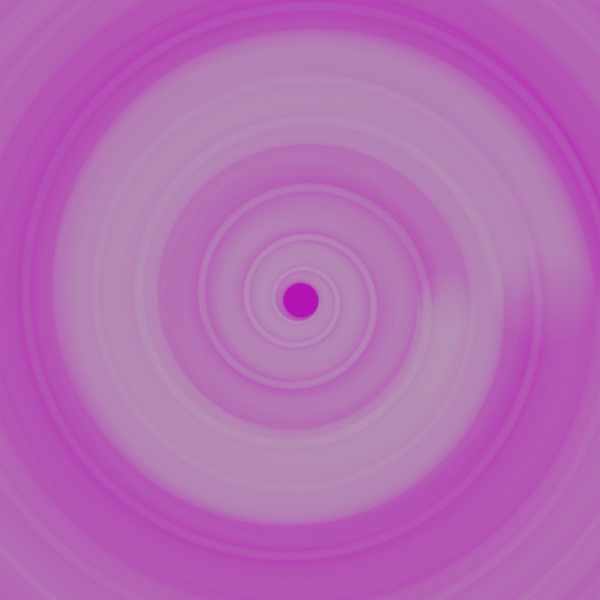
Frame 1 (no input)
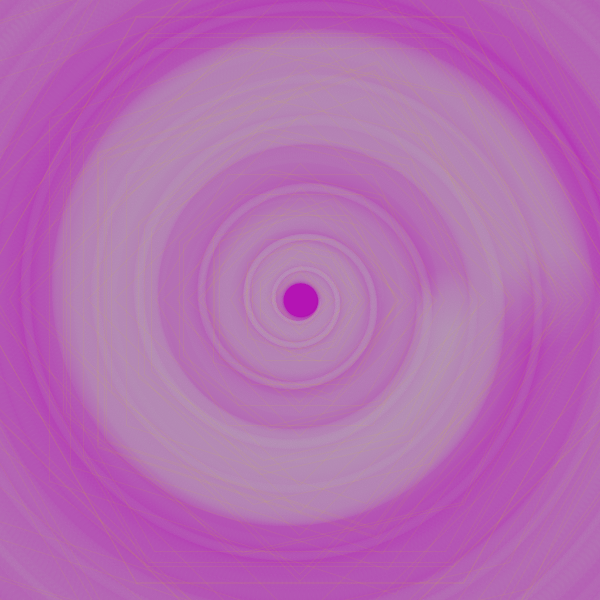
Frame 60 (the mouse pressed at the canvas centre just before this capture)
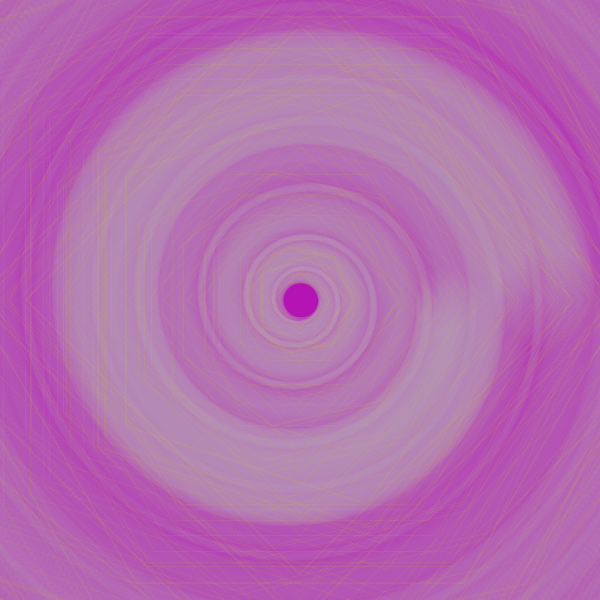
Frame 120 (the mouse held since frame 60 and released just before this capture)

The Processing sketch that drew these frames (run headless with seeded random() and noise(); from frame 60 on, the mouse is pressed at the canvas centre):

// Processing sketch: processing_147500
// ── processing_147500.pde

Polygon p;

float radius = 20;
int steps = 2000;
float theta = 0.0;
float ellipseRadius = 2;
int count = 200;
color c = color(220, 5);

void setup(){
  size(600, 600);
  background(180, 20, 180);
  translate(width/2, height/2);
  for(int j=0; j<count; j++){
    for (int i=0; i<steps; i++){
      noStroke();
      fill(c);
      ellipse(cos(theta)*radius, sin(theta)*radius,
              ellipseRadius, ellipseRadius);
      theta += PI/200;
      radius += theta/140;
      ellipseRadius += .05;
    }
    //translate(20, 20);
    scale(0.6); //must be <0.6 to run without error
    
  }
}



void draw(){
  stroke(220, 220, 0, 20);
  noFill();
  //Polygon(int sides , float radius)
  p = new Polygon(int(random(4,8)),random(20, 500));
  translate(width/2, height/2);
  p.display();
}
class Polygon{
  int sides;
  float radius;
  
  float[] x;
  float[] y;
  
  PVector[] vecs;
  
  Polygon(){
  }

  Polygon(int sides , float radius){
    this.sides = sides;
    this.radius = radius;
    init();
  }
  void init()
  {
    x = new float[sides];
    y = new float[sides];
    vecs = new PVector[sides];
    
    float theta = 0.0;
    
    for(int i = 0; i < sides; i++){
      float c = cos(theta)*radius;
      float s = sin(theta)*radius;
      x[i] = c;
      y[i] = s;
      vecs[i] = new PVector(c, s);
      theta += TWO_PI/sides;
    }
  }
  //uses drawing methods
  void display(){
     beginShape();
     for(int i = 0; i<sides;i++)
     {
       vertex(vecs[i].x, vecs[i].y);
     }
     endShape(CLOSE);
  }
}
